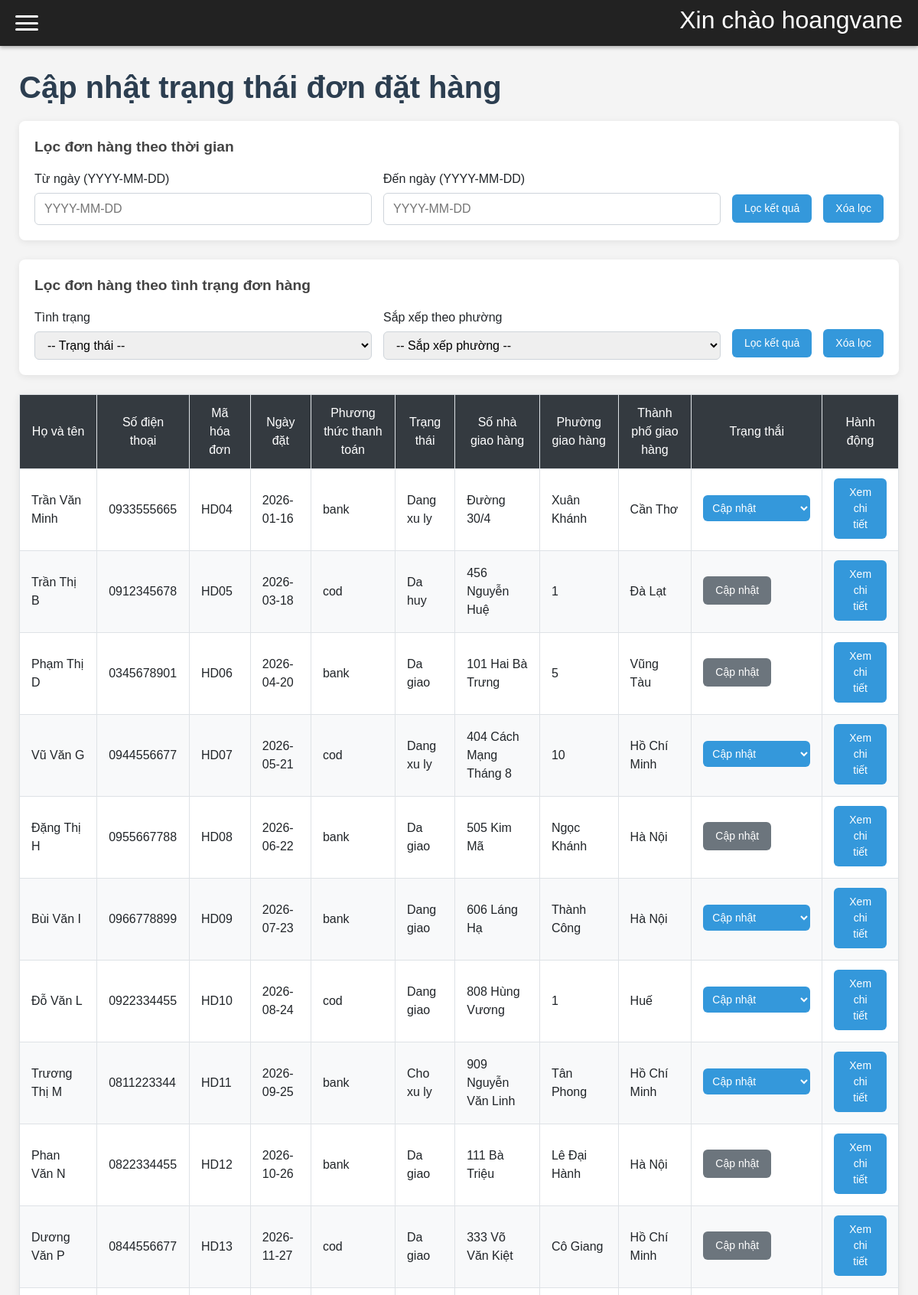
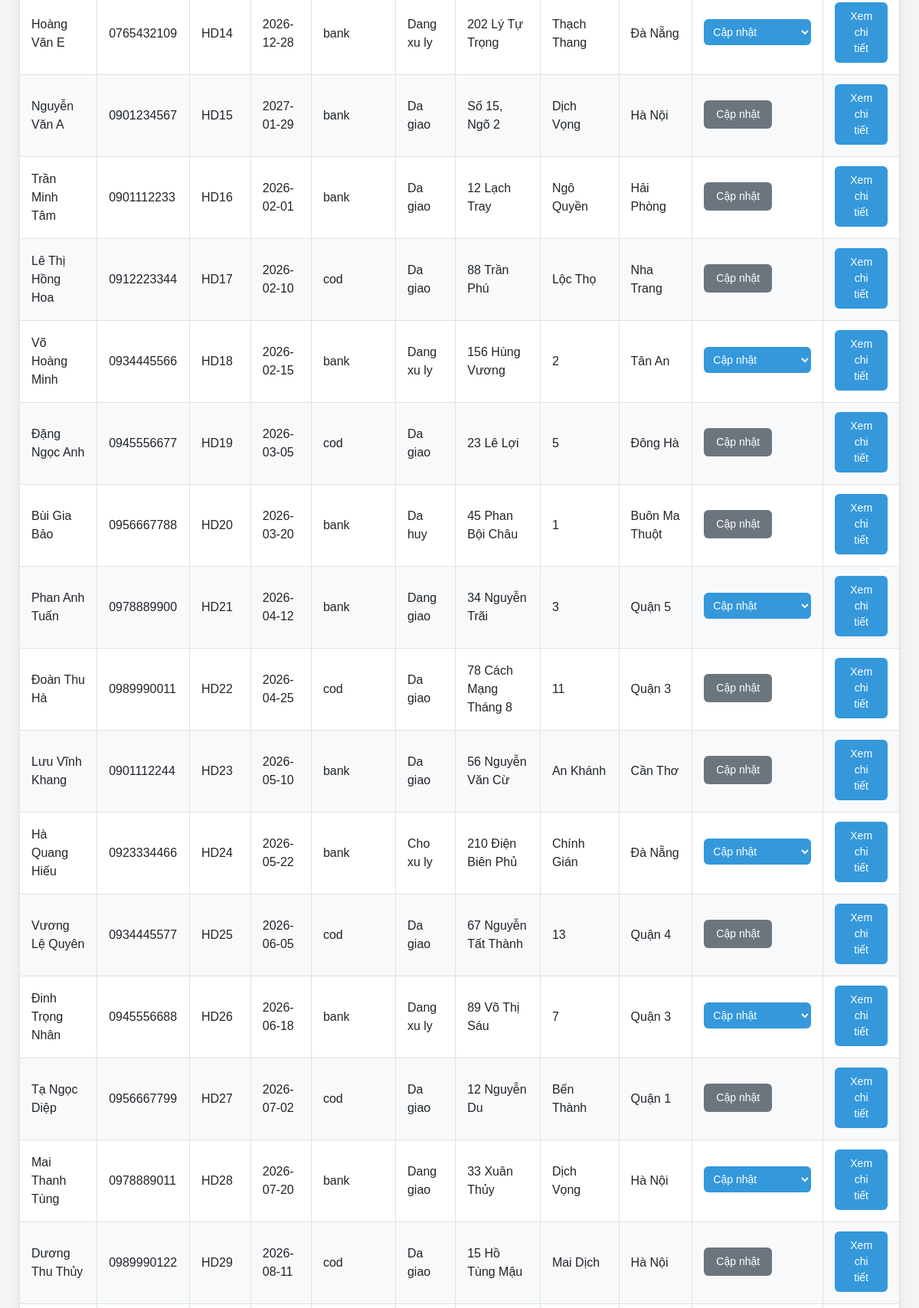
/admin.php?page=hoadon_capnhat (signed in, upper part), run on the app's committed database (2 pictures, top to bottom).
### tables this page shows
CREATE TABLE hoadon (
    mahd VARCHAR(20) PRIMARY KEY NOT NULL,
    ngaydat DATE DEFAULT (CURRENT_DATE), 
    phuongthucthanhtoan VARCHAR(50) NOT NULL,
    trangthai VARCHAR(50) NOT NULL,
    diachihd VARCHAR(255) NOT NULL, 
    phuonghd VARCHAR(255) NOT NULL,
    thanhtienhd float not null default 0,  
    thanhphohd VARCHAR(255) NOT NULL,
    username VARCHAR(50), 
    FOREIGN KEY (username) REFERENCES khachhang(username)
);

CREATE TABLE khachhang(
    username varchar(50) primary key not null unique,
    hoten varchar(50) not null,
    trangthaitk varchar(20) not null,
    SDT varchar (10) not null,
    diachinha varchar(225) not null,
    phuong varchar(255) not null,
    thanhpho varchar(255) not null,
    matkhau varchar(225) not null
);

### hoadon_capnhat.php (the view, shortened to what this page needs)
<?php
require_once 'db.php';
?>
<!DOCTYPE html>
<html lang="vi">
<head>
    <link href="https://cdn.jsdelivr.net/npm/bootstrap@5.3.3/dist/css/bootstrap.min.css" rel="stylesheet">
</head>
<body>
        <?php
    echo "<h1>Cập nhật trạng thái đơn đặt hàng</h1>";
    $tu_ngay  = $_GET['tu_ngay'] ?? '';
    $den_ngay = $_GET['den_ngay'] ?? '';
echo "
    <div class='filter-container'>
        <div class='filter-title'>Lọc đơn hàng theo thời gian</div>
        <form method='GET' class='filter-form'>
            <input type='hidden' name='page' value='hoadon'>
            <div class='filter-group'>
                <label>Từ ngày (YYYY-MM-DD)</label>
                <input type='text' id='tu_ngay' name='tu_ngay' value='$tu_ngay'
                       class='filter-input' placeholder='YYYY-MM-DD'
                       pattern='\d{4}-\d{2}-\d{2}' title='Định dạng: Năm-Tháng-Ngày (VD: 2024-01-01)'>
            </div>
            <div class='filter-group'>
                <label>Đến ngày (YYYY-MM-DD)</label>
                <input type='text' id='den_ngay' name='den_ngay' value='$den_ngay'
                       class='filter-input' placeholder='YYYY-MM-DD'
                       pattern='\d{4}-\d{2}-\d{2}' title='Định dạng: Năm-Tháng-Ngày (VD: 2024-12-31)'>
            </div>
            <button type='button' onclick='locVoiAPI()' class='btn-filter'>Lọc kết quả</button>
            <a href='admin.php?page=hoadon_capnhat' class='btn-filter'>Xóa lọc</a>
        </form>
        <div id='ketqua_loc'></div>
    </div>";
    echo " <div class='filter-container'>
<div class='filter-title'>Lọc đơn hàng theo tình trạng đơn hàng</div>
    <div class='filter-form'>
        <div class='filter-group'>
            <label>Tình trạng</label>
            <select id='loc_tinhtrang' class='filter-input'>
                <option value=''>-- Trạng thái --</option>
                <option value='Cho xu ly'>Chờ xử lý</option>
                <option value='Dang giao'>Đang giao</option>
                <option value='Da giao'>Đã giao</option>
                <option value='Da huy'>Đã hủy</option>
            </select> </div>
        <div class='filter-group'>
            <label>Sắp xếp theo phường </label>
            <select id='sapxepphuong' class='filter-input'>
                <option value=''>-- Sắp xếp phường --</option>
                <option value='asc'>A → Z</option>
                <option value='desc'>Z → A</option>
            </select></div>
        <button type='button' class='btn-filter' onclick='locDonHang()'>Lọc kết quả</button>
        <a href='admin.php?page=hoadon_capnhat' class='btn-filter'>Xóa lọc</a>
    </div>
</div>";
    $sql = "SELECT * FROM hoadon join khachhang on hoadon.username = khachhang.username ";
    $rs = mysqli_query($conn, $sql);
     echo "<table id='main-table'>
            <thead>
                    <th>Họ và tên</th>
                    <th>Số điện thoại</th>
                    <th>Mã hóa đơn</th>
                    <th>Ngày đặt</th>
                    <th>Phương thức thanh toán</th>
                    <th>Trạng thái</th>
                    <th>Số nhà giao hàng</th>
                    <th>Phường giao hàng</th>
                    <th>Thành phố giao hàng</th>
                    <th>Trạng thắi</th>
                    <th>Hành động</th>
            </thead>";
    while ($row = mysqli_fetch_assoc($rs)) {
     $actionHtml ='';
    if ($row['trangthai'] == 'Da giao' || $row['trangthai'] == 'Da huy') {
       $actionHtml = "<span class='btn-filter' style='background-color: #6c757d;'>Cập nhật</span>";
    } else {
        $actionHtml = "<select class='btn-filter'  onchange=\"capNhatTrangThai('{$row['mahd']}', this.value)\">";
        $actionHtml .= "<option value=''>Cập nhật</option>";
        if ($row['trangthai'] == 'Cho xu ly') {
            $actionHtml .= "<option value='Dang xu ly'>Đang xử lý</option>";
            $actionHtml .= "<option value='Dang giao'>Đang giao</option>";
            $actionHtml .= "<option value='Da giao'>Đã giao </option>";
            $actionHtml .= "<option value='Da huy'>Đã hủy</option>";
        }
        elseif ($row['trangthai'] == 'Dang xu ly') {
            $actionHtml .= "<option value='Dang giao'>Đang giao</option>";
            $actionHtml .= "<option value='Da giao'>Đã giao </option>";
            $actionHtml .= "<option value='Da huy'>Đã hủy</option>";
        }
        elseif ($row['trangthai'] == 'Dang giao') {
            $actionHtml .= "<option value='Da giao'>Đã giao</option>";
            $actionHtml .= "<option value='Da huy'>Đã hủy</option>";
        }
        $actionHtml .= "</select>";
    }
        echo "<tr>
                <td>{$row['hoten']}</td>
                <td>{$row['SDT']}</td>
                <td>{$row['mahd']}</td>
                <td>{$row['ngaydat']}</td>
                <td>{$row['phuongthucthanhtoan']}</td>
                <td>{$row['trangthai']}</td>
                <td>{$row['diachihd']}</td>
                <td>{$row['phuonghd']}</td>
                <td>{$row['thanhphohd']}</td>
                <td>$actionHtml</td>
                <td><button type='button' class='btn-filter' onclick=\"showDetails('{$row['mahd']}')\">Xem chi tiết</button></td>
              </tr>";
    }
    echo "</table>";
?>
</div>

### admin.php (style rules this page uses)
* { margin: 0; padding: 0; box-sizing: border-box; }
body { font-family: Arial, sans-serif; background: #f4f4f4; min-height: 100vh; }

### hoadon_capnhat.php (style rules this page uses)
body { font-family: Arial, sans-serif; background: #f4f4f4; min-height: 100vh; }
h1 { color: #2c3e50; margin-bottom: 20px; font-weight: bold; }
.filter-container { background: white; padding: 20px; border-radius: 8px; box-shadow: 0 2px 10px rgba(0,0,0,0.08); margin-bottom: 25px; }
.filter-title { font-size: 1.2rem; font-weight: 600; margin-bottom: 15px; color: #444; }
.filter-form { display: flex; flex-wrap: wrap; gap: 15px; align-items: flex-end; }
.filter-group { flex: 1; min-width: 220px; }
.filter-group label { display: block; margin-bottom: 6px; font-weight: 500; }
.filter-input { width: 100%; padding: 8px 12px; border: 1px solid #ced4da; border-radius: 6px; font-size: 1rem; }
.btn-filter { display:inline-block; padding:8px 16px; background:#3498db; color:white; border-radius:6px; text-decoration:none; font-size:14px; transition:0.2s; border:none; margin-bottom: 3px; cursor:pointer; }
table#main-table { width: 100%; border-collapse: collapse; background: white; box-shadow: 0 2px 10px rgba(0,0,0,0.08); margin-top: 20px; }
table th, table td { padding: 12px 15px; border: 1px solid #dee2e6; text-align: left; }
table th { background: #343a40; color: white; text-align: center; font-weight: 500; }
table tr:nth-child(even) { background: #f8f9fa; }
select.btn-filter { padding: 8px; min-width: 140px; }

### data on the page
hoadon: username.hoten "Trần Văn Minh", username.SDT "0933555665", mahd "HD04", ngaydat "2026-01-16", phuongthucthanhtoan "bank", trangthai "Dang xu ly", diachihd "Đường 30/4", phuonghd "Xuân Khánh", thanhphohd "Cần Thơ"
hoadon: username.hoten "Trần Thị B", username.SDT "0912345678", mahd "HD05", ngaydat "2026-03-18", phuongthucthanhtoan "cod", trangthai "Da huy", diachihd "456 Nguyễn Huệ", phuonghd "1", thanhphohd "Đà Lạt", shows "Cập nhật"
hoadon: username.hoten "Phạm Thị D", username.SDT "0345678901", mahd "HD06", ngaydat "2026-04-20", phuongthucthanhtoan "bank", trangthai "Da giao", diachihd "101 Hai Bà Trưng", phuonghd "5", thanhphohd "Vũng Tàu", shows "Cập nhật"
hoadon: username.hoten "Vũ Văn G", username.SDT "0944556677", mahd "HD07", ngaydat "2026-05-21", phuongthucthanhtoan "cod", trangthai "Dang xu ly", diachihd "404 Cách Mạng Tháng 8", phuonghd "10", thanhphohd "Hồ Chí Minh"
hoadon: username.hoten "Đặng Thị H", username.SDT "0955667788", mahd "HD08", ngaydat "2026-06-22", phuongthucthanhtoan "bank", trangthai "Da giao", diachihd "505 Kim Mã", phuonghd "Ngọc Khánh", thanhphohd "Hà Nội", shows "Cập nhật"
hoadon: username.hoten "Bùi Văn I", username.SDT "0966778899", mahd "HD09", ngaydat "2026-07-23", phuongthucthanhtoan "bank", trangthai "Dang giao", diachihd "606 Láng Hạ", phuonghd "Thành Công", thanhphohd "Hà Nội"
hoadon: username.hoten "Đỗ Văn L", username.SDT "0922334455", mahd "HD10", ngaydat "2026-08-24", phuongthucthanhtoan "cod", trangthai "Dang giao", diachihd "808 Hùng Vương", phuonghd "1", thanhphohd "Huế"
hoadon: username.hoten "Trương Thị M", username.SDT "0811223344", mahd "HD11", ngaydat "2026-09-25", phuongthucthanhtoan "bank", trangthai "Cho xu ly", diachihd "909 Nguyễn Văn Linh", phuonghd "Tân Phong", thanhphohd "Hồ Chí Minh"
hoadon: username.hoten "Phan Văn N", username.SDT "0822334455", mahd "HD12", ngaydat "2026-10-26", phuongthucthanhtoan "bank", trangthai "Da giao", diachihd "111 Bà Triệu", phuonghd "Lê Đại Hành", thanhphohd "Hà Nội", shows "Cập nhật"
hoadon: username.hoten "Dương Văn P", username.SDT "0844556677", mahd "HD13", ngaydat "2026-11-27", phuongthucthanhtoan "cod", trangthai "Da giao", diachihd "333 Võ Văn Kiệt", phuonghd "Cô Giang", thanhphohd "Hồ Chí Minh", shows "Cập nhật"
hoadon: username.hoten "Hoàng Văn E", username.SDT "0765432109", mahd "HD14", ngaydat "2026-12-28", phuongthucthanhtoan "bank", trangthai "Dang xu ly", diachihd "202 Lý Tự Trọng", phuonghd "Thạch Thang", thanhphohd "Đà Nẵng"
hoadon: username.hoten "Nguyễn Văn A", username.SDT "0901234567", mahd "HD15", ngaydat "2027-01-29", phuongthucthanhtoan "bank", trangthai "Da giao", diachihd "Số 15, Ngõ 2", phuonghd "Dịch Vọng", thanhphohd "Hà Nội", shows "Cập nhật"
hoadon: username.hoten "Trần Minh Tâm", username.SDT "0901112233", mahd "HD16", ngaydat "2026-02-01", phuongthucthanhtoan "bank", trangthai "Da giao", diachihd "12 Lạch Tray", phuonghd "Ngô Quyền", thanhphohd "Hải Phòng", shows "Cập nhật"
hoadon: username.hoten "Lê Thị Hồng Hoa", username.SDT "0912223344", mahd "HD17", ngaydat "2026-02-10", phuongthucthanhtoan "cod", trangthai "Da giao", diachihd "88 Trần Phú", phuonghd "Lộc Thọ", thanhphohd "Nha Trang", shows "Cập nhật"
hoadon: username.hoten "Võ Hoàng Minh", username.SDT "0934445566", mahd "HD18", ngaydat "2026-02-15", phuongthucthanhtoan "bank", trangthai "Dang xu ly", diachihd "156 Hùng Vương", phuonghd "2", thanhphohd "Tân An"
hoadon: username.hoten "Đặng Ngọc Anh", username.SDT "0945556677", mahd "HD19", ngaydat "2026-03-05", phuongthucthanhtoan "cod", trangthai "Da giao", diachihd "23 Lê Lợi", phuonghd "5", thanhphohd "Đông Hà", shows "Cập nhật"
hoadon: username.hoten "Bùi Gia Bảo", username.SDT "0956667788", mahd "HD20", ngaydat "2026-03-20", phuongthucthanhtoan "bank", trangthai "Da huy", diachihd "45 Phan Bội Châu", phuonghd "1", thanhphohd "Buôn Ma Thuột", shows "Cập nhật"
hoadon: username.hoten "Phan Anh Tuấn", username.SDT "0978889900", mahd "HD21", ngaydat "2026-04-12", phuongthucthanhtoan "bank", trangthai "Dang giao", diachihd "34 Nguyễn Trãi", phuonghd "3", thanhphohd "Quận 5"
hoadon: username.hoten "Đoàn Thu Hà", username.SDT "0989990011", mahd "HD22", ngaydat "2026-04-25", phuongthucthanhtoan "cod", trangthai "Da giao", diachihd "78 Cách Mạng Tháng 8", phuonghd "11", thanhphohd "Quận 3", shows "Cập nhật"
hoadon: username.hoten "Lưu Vĩnh Khang", username.SDT "0901112244", mahd "HD23", ngaydat "2026-05-10", phuongthucthanhtoan "bank", trangthai "Da giao", diachihd "56 Nguyễn Văn Cừ", phuonghd "An Khánh", thanhphohd "Cần Thơ", shows "Cập nhật"
hoadon: username.hoten "Hà Quang Hiếu", username.SDT "0923334466", mahd "HD24", ngaydat "2026-05-22", phuongthucthanhtoan "bank", trangthai "Cho xu ly", diachihd "210 Điện Biên Phủ", phuonghd "Chính Gián", thanhphohd "Đà Nẵng"
hoadon: username.hoten "Vương Lệ Quyên", username.SDT "0934445577", mahd "HD25", ngaydat "2026-06-05", phuongthucthanhtoan "cod", trangthai "Da giao", diachihd "67 Nguyễn Tất Thành", phuonghd "13", thanhphohd "Quận 4", shows "Cập nhật"
hoadon: username.hoten "Đinh Trọng Nhân", username.SDT "0945556688", mahd "HD26", ngaydat "2026-06-18", phuongthucthanhtoan "bank", trangthai "Dang xu ly", diachihd "89 Võ Thị Sáu", phuonghd "7", thanhphohd "Quận 3"
hoadon: username.hoten "Tạ Ngọc Diệp", username.SDT "0956667799", mahd "HD27", ngaydat "2026-07-02", phuongthucthanhtoan "cod", trangthai "Da giao", diachihd "12 Nguyễn Du", phuonghd "Bến Thành", thanhphohd "Quận 1", shows "Cập nhật"
hoadon: username.hoten "Mai Thanh Tùng", username.SDT "0978889011", mahd "HD28", ngaydat "2026-07-20", phuongthucthanhtoan "bank", trangthai "Dang giao", diachihd "33 Xuân Thủy", phuonghd "Dịch Vọng", thanhphohd "Hà Nội"
hoadon: username.hoten "Dương Thu Thủy", username.SDT "0989990122", mahd "HD29", ngaydat "2026-08-11", phuongthucthanhtoan "cod", trangthai "Da giao", diachihd "15 Hồ Tùng Mậu", phuonghd "Mai Dịch", thanhphohd "Hà Nội", shows "Cập nhật"

### other printed values
$_SESSION['admin'] "hoangvane"
